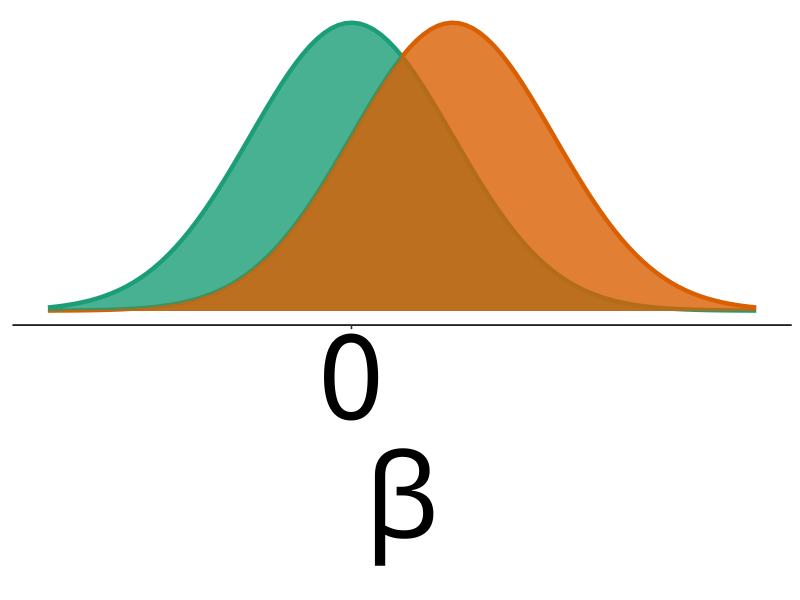
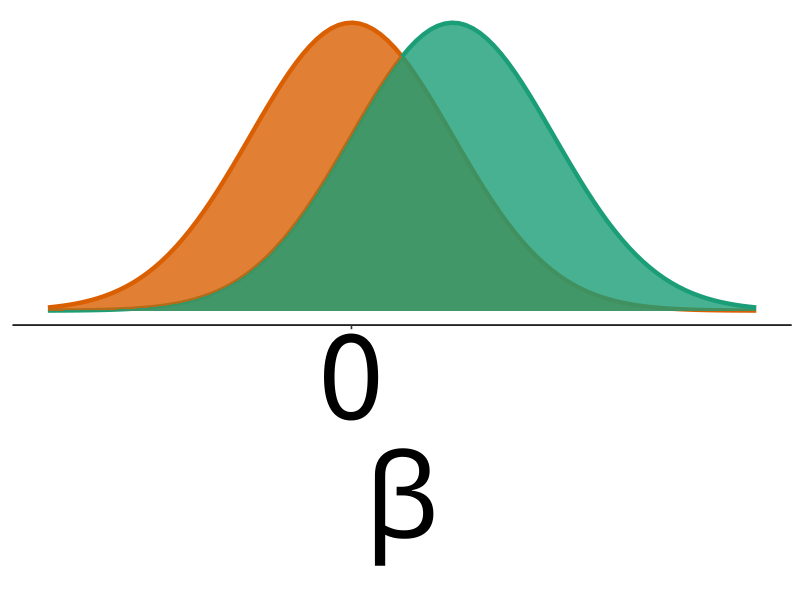
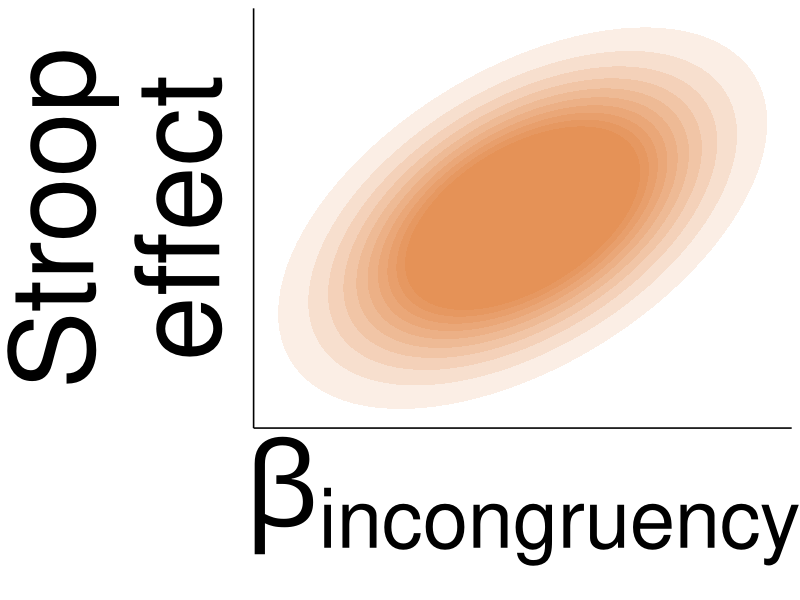
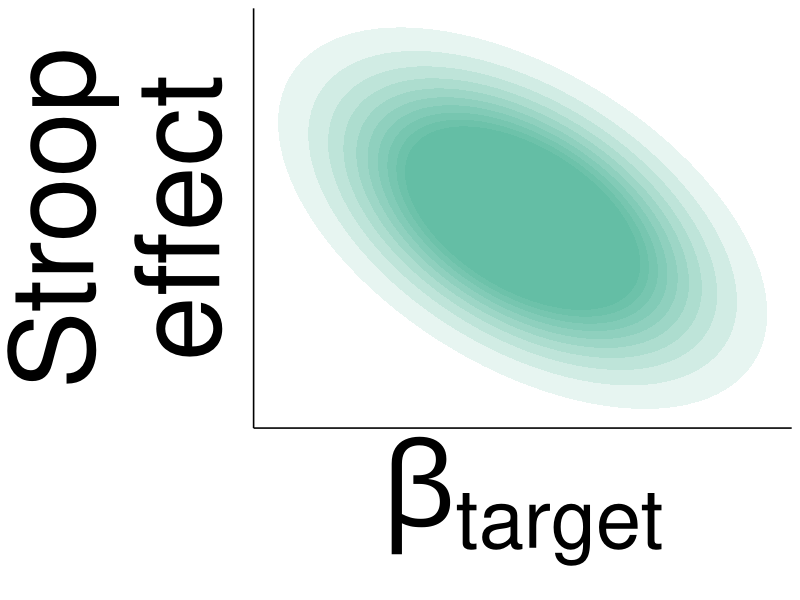

Generate these figures, in order, with R:
library(ggplot2)
library(here)
library(magrittr)
library(ellipse)

theme_set(theme_bw(base_size = 12))
colors.model <- c(incon = "#d95f02", target = "#1b9e77", distractor = "#7570b3")
text.size <- 7

shade <- function(x, ...) {
  dnorm(x, ...)
}

group.mfc <- data.frame(x = c(-3, 4)) %>%
  
  ggplot(aes(x = x)) +
  
  stat_function(fun = dnorm, color = colors.model["target"], size = 1.5) +
  stat_function(fun = dnorm, color = colors.model["incon"], size = 1.5, args = list(1)) +
  
  stat_function(fun = shade, geom = "area", fill = colors.model["target"], alpha = 0.8) +
  stat_function(fun = shade, geom = "area", fill = colors.model["incon"], alpha = 0.8, args = list(mean = 1)) +
  
  scale_x_continuous(labels = 0, breaks = 0) +
  
  theme(
    axis.text.y = element_blank(), axis.ticks.y = element_blank(), panel.grid = element_blank(), panel.border = element_blank(),
    axis.line.x = element_line(), axis.title.y = element_blank(), axis.text = element_text(size = rel(text.size), color = "black"), 
    axis.title = element_text(size = rel(text.size))
    ) +
  
  labs(x = expression(beta))

group.dlpfc <- data.frame(x = c(-3, 4)) %>%
  
  ggplot(aes(x = x)) +
  
  stat_function(fun = dnorm, color = colors.model["incon"], size = 1.5) +
  stat_function(fun = dnorm, color = colors.model["target"], size = 1.5, args = list(1)) +
  
  stat_function(fun = shade, geom = "area", fill = colors.model["incon"], alpha = 0.8) +
  stat_function(fun = shade, geom = "area", fill = colors.model["target"], alpha = 0.8, args = list(mean = 1)) +
  
  scale_x_continuous(labels = 0, breaks = 0) +
  
  theme(
    axis.text.y = element_blank(), axis.ticks.y = element_blank(), panel.grid = element_blank(), panel.border = element_blank(),
    axis.line.x = element_line(), axis.title.y = element_blank(), axis.text = element_text(size = rel(text.size), color = "black"), 
    axis.title = element_text(size = rel(text.size))
  ) +
  
  labs(x = expression(beta))


# https://stackoverflow.com/questions/36221596/plot-multivariate-gaussian-contours-with-ggplot2
m <- c(0, 0)
sigma <- matrix(c(1,.5,.5,1), nrow=2)
# sigma_neg <- matrix(c(1,-.5,-.5,1), nrow=2)
alpha_levels <- seq(0.5, 0.95, by = 0.05) ## or whatever you want
names(alpha_levels) <- alpha_levels ## to get id column in result
contour_data <- plyr::ldply(alpha_levels,ellipse,x=sigma,
                      scale=c(1,1),  ## needed for positional matching
                      centre=m)

indif.mfc <- contour_data %>%
  ggplot(aes(x, y, group = .id)) + geom_polygon(aes(fill = as.numeric(.id)), alpha = 0.1, fill = colors.model["incon"]) +
  theme(
    axis.text = element_blank(), axis.ticks = element_blank(), panel.grid = element_blank(), panel.border = element_blank(),
    axis.line = element_line(), axis.title = element_text(size = rel(text.size))
  ) +
  labs(x = expression(beta["incongruency"]), y = "Stroop\neffect")
  
  
indif.dlpfc <- contour_data %>%
  ggplot(aes(x, -y, group = .id)) + geom_polygon(aes(fill = as.numeric(.id)), alpha = 0.1, fill = colors.model["target"]) +
  theme(
    axis.text = element_blank(), axis.ticks = element_blank(), panel.grid = element_blank(), panel.border = element_blank(),
    axis.line = element_line(), axis.title = element_text(size = rel(text.size))
  ) +
  labs(x = expression(beta["target"]), y = "Stroop\neffect")



ggsave(here("out/figs/ms_v1_2020-03/method/group_mfc.pdf"), group.mfc, device = "pdf", width = 10, height = 6, units = "in")
ggsave(here("out/figs/ms_v1_2020-03/method/group_dlpfc.pdf"), group.dlpfc, device = "pdf", width = 10, height = 6, units = "in")
ggsave(here("out/figs/ms_v1_2020-03/method/indif_mfc.pdf"), indif.mfc, device = "pdf", width = 10, height = 7, units = "in")
ggsave(here("out/figs/ms_v1_2020-03/method/indif_dlpfc.pdf"), indif.dlpfc, device = "pdf", width = 10, height = 7, units = "in")
